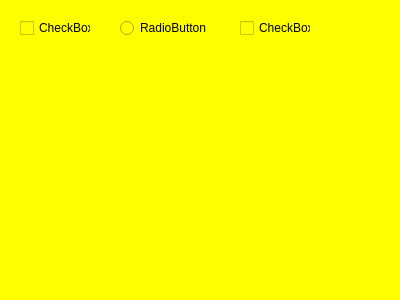
<?xml version="1.0" encoding="UTF-8"?>
<ui version="4.0">
 <class>StatusWidget</class>
 <widget class="QWidget" name="StatusWidget">
  <property name="geometry">
   <rect>
    <x>0</x>
    <y>0</y>
    <width>400</width>
    <height>300</height>
   </rect>
  </property>
  <property name="windowTitle">
   <string>StatusWidget</string>
  </property>
  <property name="styleSheet">
   <string notr="true">background-color: rgb(255, 255, 0);</string>
  </property>
  <widget class="QCheckBox" name="checkBox">
   <property name="geometry">
    <rect>
     <x>20</x>
     <y>20</y>
     <width>71</width>
     <height>16</height>
    </rect>
   </property>
   <property name="text">
    <string>CheckBox</string>
   </property>
  </widget>
  <widget class="QRadioButton" name="radioButton">
   <property name="geometry">
    <rect>
     <x>120</x>
     <y>20</y>
     <width>89</width>
     <height>16</height>
    </rect>
   </property>
   <property name="text">
    <string>RadioButton</string>
   </property>
  </widget>
  <widget class="QCheckBox" name="checkBox_2">
   <property name="geometry">
    <rect>
     <x>240</x>
     <y>20</y>
     <width>71</width>
     <height>16</height>
    </rect>
   </property>
   <property name="text">
    <string>CheckBox</string>
   </property>
  </widget>
 </widget>
 <layoutdefault spacing="6" margin="11"/>
 <resources/>
 <connections/>
</ui>
